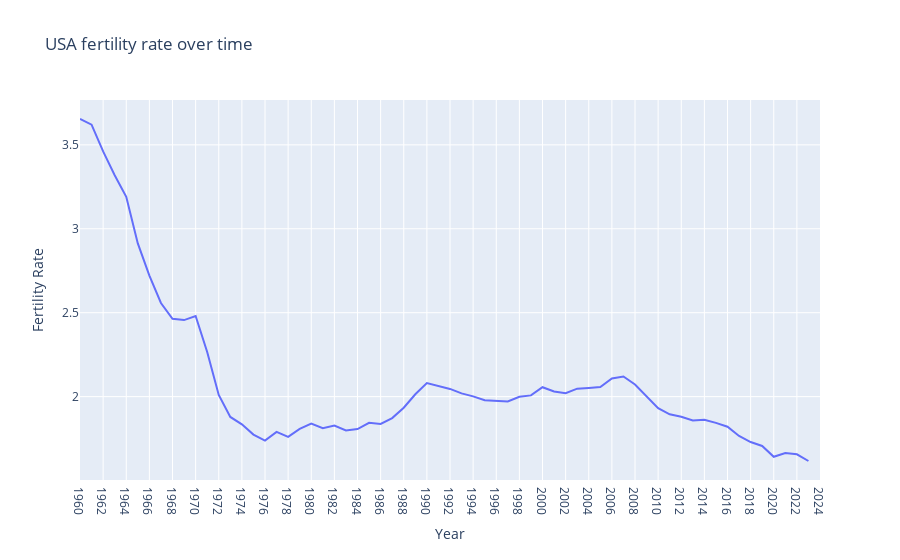

Notebook source saved alongside this figure:
### Code cell
fig = px.line(
    fertility_by_year,
    x="Year",
    y="Fertility Rate",
    title="USA fertility rate over time",
)
fig.show()

### Figure 1 — Plotly figure (JSON) as saved in the notebook; plotly's stock layout.template omitted (floating-point values rounded to 4 significant figures)
{"data": [{"hovertemplate": "Year=%{x}<br>Fertility Rate=%{y}<extra></extra>", "legendgroup": "", "line": {"color": "#636efa", "dash": "solid"}, "marker": {"symbol": "circle"}, "mode": "lines", "name": "", "orientation": "v", "showlegend": false, "type": "scatter", "x": ["1960", "1961", "1962", "1963", "1964", "1965", "1966", "1967", "1968", "1969", "1970", "1971", "1972", "1973", "1974", "1975", "1976", "1977", "1978", "1979", "1980", "1981", "1982", "1983", "1984", "1985", "1986", "1987", "1988", "1989", "1990", "1991", "1992", "1993", "1994", "1995", "1996", "1997", "1998", "1999", "2000", "2001", "2002", "2003", "2004", "2005", "2006", "2007", "2008", "2009", "2010", "2011", "2012", "2013", "2014", "2015", "2016", "2017", "2018", "2019", "2020", "2021", "2022", "2023", "2024"], "xaxis": "x", "y": [3.654, 3.62, 3.461, 3.319, 3.19, 2.913, 2.721, 2.558, 2.464, 2.456, 2.48, 2.266, 2.01, 1.879, 1.835, 1.774, 1.738, 1.79, 1.76, 1.808, 1.839, 1.812, 1.827, 1.799, 1.806, 1.844, 1.837, 1.872, 1.934, 2.014, 2.081, 2.062, 2.046, 2.019, 2.002, 1.978, 1.976, 1.971, 1.999, 2.007, 2.056, 2.03, 2.021, 2.047, 2.051, 2.057, 2.108, 2.12, 2.072, 2.002, 1.931, 1.895, 1.881, 1.857, 1.863, 1.843, 1.821, 1.766, 1.73, 1.706, 1.641, 1.664, 1.657, 1.617, NaN], "yaxis": "y"}], "layout": {"legend": {"tracegroupgap": 0}, "title": {"text": "USA fertility rate over time"}, "xaxis": {"anchor": "y", "domain": [0.0, 1.0], "title": {"text": "Year"}}, "yaxis": {"anchor": "x", "domain": [0.0, 1.0], "title": {"text": "Fertility Rate"}}}}
